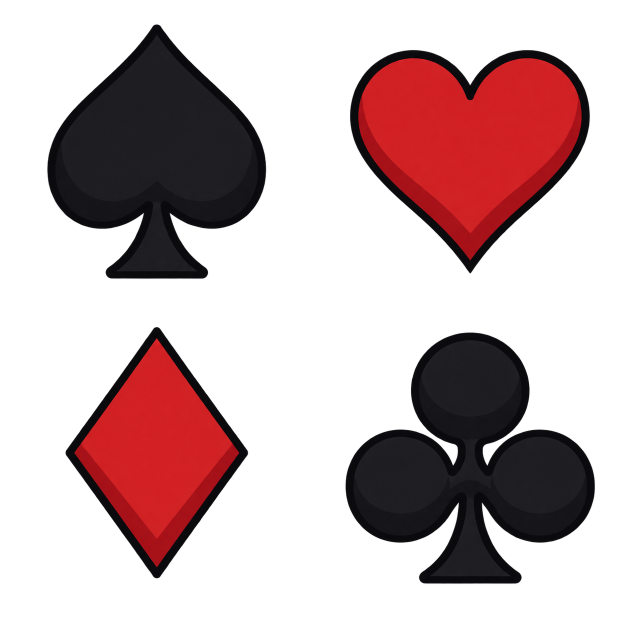
#> input picture Assets/_Project/Art/Cards/Suit_Sheet.png, 1254 x 1254 px (shown at 1/2 size)
$ python suit_sheet_crop.py ../../Assets/_Project/Art/Cards/Suit_Sheet.png ../../Assets/_Project/Art/Cards/Suit_Sheet.png
#> lines starting #> are read from the running program, lines starting #| are printed output that depends on the picture
# Suit_Sheet.png (2x2 무늬 시트) → Suit_Spade/Heart/Diamond/Club.png 4장.
# 4등분 + 알파 트림 + 네 심볼 bbox 높이 통일(정규화) + 256 캔버스 중앙 배치.
#
# 시트 셀 순서: TL=Spade, TR=Heart, BL=Diamond, BR=Club (ART_REQUEST §4 프롬프트 레이아웃)
#
# usage: python Docs/tools/suit_sheet_crop.py <Suit_Sheet.png> <out_dir>
import sys, os
import numpy as np
from PIL import Image

sheet_path, out_dir = sys.argv[1], sys.argv[2]
OUT = 256
TARGET_H = int(OUT * 0.82)   # 209px — 네 심볼 공통 cap-height
CELLS = {"Spade": (0, 0), "Heart": (0, 1), "Diamond": (1, 0), "Club": (1, 1)}

src = Image.open(sheet_path).convert("RGBA")
#> src is the input picture: PIL image 1254x1254 RGBA; mean R, G, B, A 29.1, 8, 9.3, 82.9
H, W = np.array(src).shape[:2]
#> H = 1254; W = 1254
hh, hw = H // 2, W // 2
#> hh = 627; hw = 627

def trim(img):
    al = np.array(img)[:, :, 3]
    ys, xs = np.where(al > 16)
    return img.crop((xs.min(), ys.min(), xs.max() + 1, ys.max() + 1))

for name, (r, c) in CELLS.items():
    sym = trim(src.crop((c * hw, r * hh, (c + 1) * hw, (r + 1) * hh)))
    w, h = sym.size
    nw = max(1, round(w * TARGET_H / h))
    sym = sym.resize((nw, TARGET_H), Image.LANCZOS)
    maxw = OUT - 24                       # 폭이 넘치면 12px 여백 남기고 캡
    if sym.width > maxw:
        sym = sym.resize((maxw, max(1, round(sym.height * maxw / sym.width))), Image.LANCZOS)
    canvas = Image.new("RGBA", (OUT, OUT), (0, 0, 0, 0))
    canvas.alpha_composite(sym, ((OUT - sym.width) // 2, (OUT - sym.height) // 2))
    p = os.path.join(out_dir, f"Suit_{name}.png")
    canvas.save(p)
    v = np.array(canvas); va = v[:, :, 3]
    ys, xs = np.where(va > 16)
    fill = tuple(np.median(v[:, :, :3][va > 200], axis=0).astype(int))
    print(f"{p}: bbox {xs.max()-xs.min()+1}x{ys.max()-ys.min()+1}  fill {fill}  aMax {va.max()}")
#> this loop made 4 passes
#> fill on passes 1 to 4: (29, 29, 33), (207, 32, 35), (208, 32, 35), (29, 28, 33)
#| ../../Assets/_Project/Art/Cards/Suit_Sheet.png/Suit_Spade.png: bbox 180x209  fill (29, 29, 33)  aMax 255
#| ../../Assets/_Project/Art/Cards/Suit_Sheet.png/Suit_Heart.png: bbox 224x209  fill (207, 32, 35)  aMax 255
#| ../../Assets/_Project/Art/Cards/Suit_Sheet.png/Suit_Diamond.png: bbox 152x209  fill (208, 32, 35)  aMax 255
#| ../../Assets/_Project/Art/Cards/Suit_Sheet.png/Suit_Club.png: bbox 207x209  fill (29, 28, 33)  aMax 255
#> pass 1, in trim, `al = np.array(img)[:, :, 3]`:
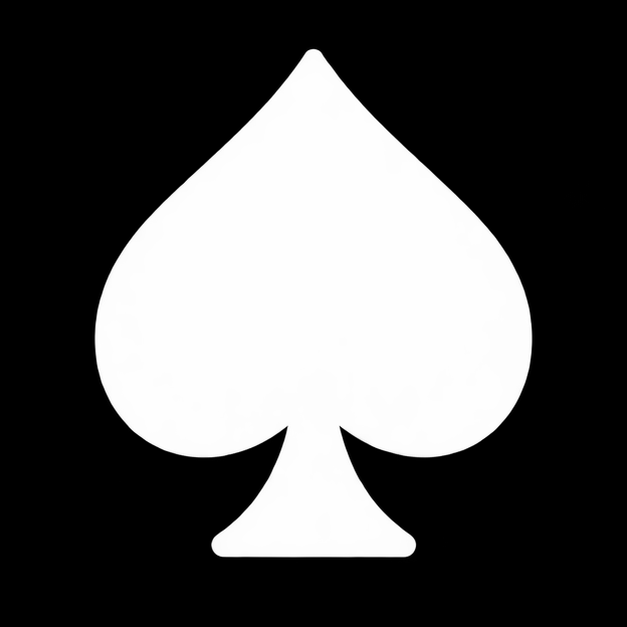
#> al: shape (627, 627); min 0, max 255, mean 86.8
#> pass 1, `sym = trim(src.crop((c * hw, r * hh, (c + 1) * hw, (r + 1) * hh)))`:
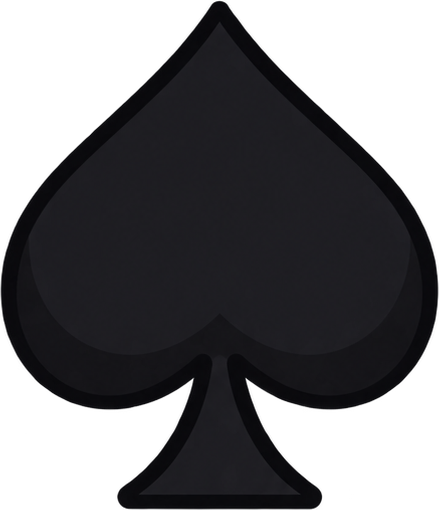
#> sym: PIL image 439x510 RGBA; mean R, G, B, A 14.8, 14.5, 17, 152.3; transparent parts drawn white
#> after the loop:
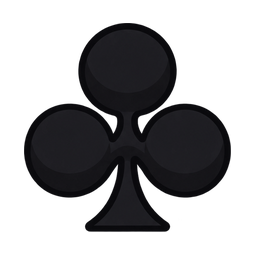
#> canvas: PIL image 256x256 RGBA; mean R, G, B, A 8.8, 8.6, 10.2, 97.1; transparent parts drawn white
#> after the loop:
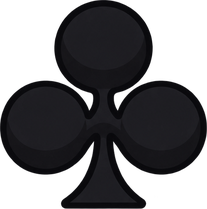
#> sym: PIL image 207x209 RGBA; mean R, G, B, A 13.4, 13, 15.5, 147.1; transparent parts drawn white
#> after the loop:
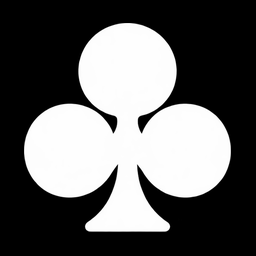
#> va: shape (256, 256); min 0, max 255, mean 97.1

$ run again, with Assets/_Project/Art/Cards/CardFront.png copied over Assets/_Project/Art/Cards/Suit_Sheet.png
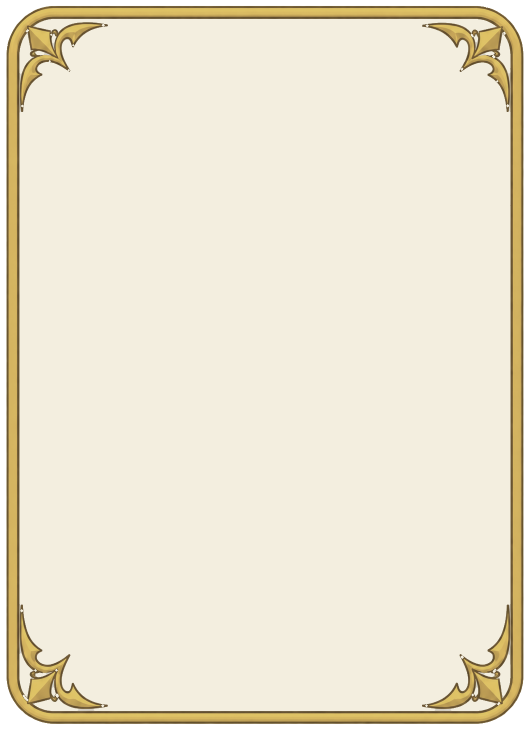
#> input picture Assets/_Project/Art/Cards/CardFront.png, 1061 x 1483 px (shown at 1/2 size)
#> src is the input picture: PIL image 1061x1483 RGBA; mean R, G, B, A 221.5, 214.6, 195.4, 239.3
#> the loop `for name, (r, c) in CELLS.items():` made 4 passes
#| ../../Assets/_Project/Art/Cards/Suit_Sheet.png/Suit_Spade.png: bbox 148x209  fill (243, 238, 223)  aMax 255
#| ../../Assets/_Project/Art/Cards/Suit_Sheet.png/Suit_Heart.png: bbox 148x209  fill (243, 238, 223)  aMax 255
#| ../../Assets/_Project/Art/Cards/Suit_Sheet.png/Suit_Diamond.png: bbox 153x209  fill (243, 238, 223)  aMax 255
#| ../../Assets/_Project/Art/Cards/Suit_Sheet.png/Suit_Club.png: bbox 153x209  fill (243, 238, 223)  aMax 255
#> after the loop `for name, (r, c) in CELLS.items():`:
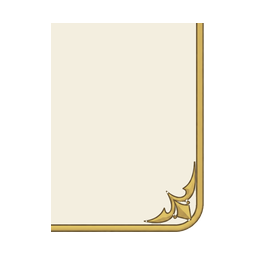
#> canvas: PIL image 256x256 RGBA; mean R, G, B, A 114.1, 110.5, 100.5, 123.4; transparent parts drawn white
#> after the loop `for name, (r, c) in CELLS.items():`:
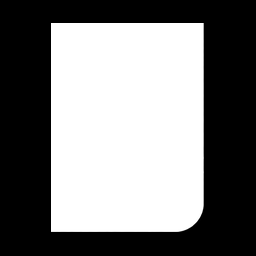
#> va: shape (256, 256); min 0, max 255, mean 123.4
